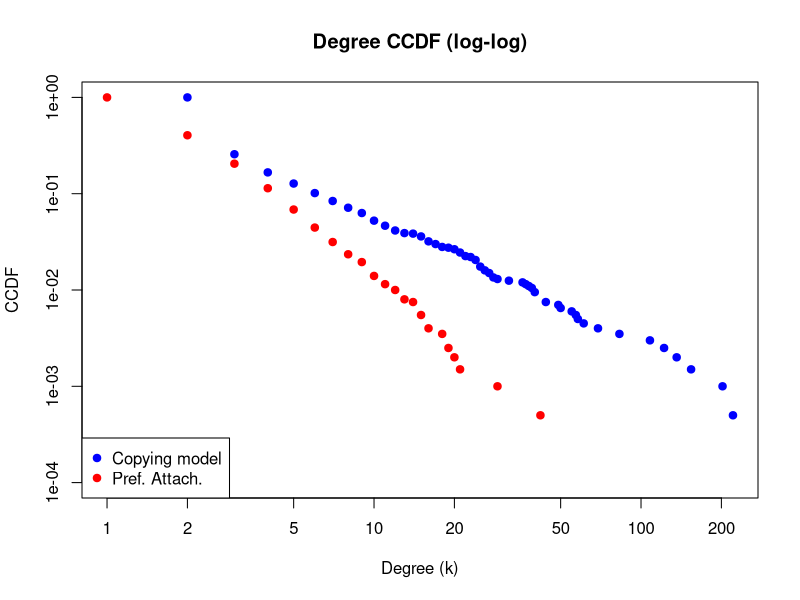

Here is the R script that generated this plot:
# Implement the copying model to grow the graph in http://www.
# networkatlas.eu/exercises/17/4/data.txt to 2, 000 nodes (for
# each incoming node, copy one edge from 2 nodes already present
# in the network). Compare the number of edges and the degree
# distribution exponent with networks generated with the strategies
# from the previous two questions.

library(here)
library(igraph)

# Reading and remapping edge list
edges <- read.table("data.txt", header=FALSE)
nodes <- unique(c(edges$V1, edges$V2))
node_map <- setNames(seq_along(nodes), nodes)
edges_mapped <- as.data.frame(lapply(edges, function(col) node_map[as.character(col)]))
g <- graph_from_edgelist(as.matrix(edges_mapped), directed=FALSE)

# Solution 

# Growing with copying model
set.seed(42)
while (vcount(g) < 2000) {
  new_node <- vcount(g) + 1
  existing_nodes <- sample(1:(new_node-1), 2, replace=FALSE)
  targets <- c()
  for (v in existing_nodes) {
    neighbors_v <- neighbors(g, v)
    if (length(neighbors_v) > 0) {
      tgt <- sample(neighbors_v, 1)
      targets <- c(targets, tgt)
    } else {
      targets <- c(targets, sample(1:(new_node-1), 1))
    }
  }
  g <- add_vertices(g, 1)
  g <- add_edges(g, c(rbind(new_node, targets)))
}

# Preferential attachment
g_pa <- sample_pa(2000, m=1, directed=FALSE)

# Exponent estimation
estimate_exponent <- function(graph) {
  deg <- degree(graph)
  deg_tab <- table(deg)
  deg_vals <- as.numeric(names(deg_tab))
  deg_prob <- as.numeric(deg_tab) / sum(deg_tab)
  ccdf <- rev(cumsum(rev(deg_prob)))
  sel <- deg_vals >= 1
  fit <- lm(log(ccdf[sel]) ~ log(deg_vals[sel]))
  gamma <- -coef(fit)[2] + 1
  list(gamma=gamma, deg_vals=deg_vals, ccdf=ccdf, fit=fit)
}

exp_copy <- estimate_exponent(g)
exp_pa <- estimate_exponent(g_pa)

# Printing the results 

cat("Copying model edges:", ecount(g), "\n")
cat(sprintf("Copying model degree exponent: %.2f\n", exp_copy$gamma))
cat("Pref. attach. model edges:", ecount(g_pa), "\n")
cat(sprintf("Pref. attach. model degree exponent: %.2f\n", exp_pa$gamma))

# Plotting the results
plot(exp_copy$deg_vals, exp_copy$ccdf, log="xy", col="blue", pch=19,
     xlab="Degree (k)", ylab="CCDF", main="Degree CCDF (log-log)",
     xlim=c(1, max(exp_copy$deg_vals, exp_pa$deg_vals)), ylim=c(1e-4, 1))
points(exp_pa$deg_vals, exp_pa$ccdf, col="red", pch=19)
legend("bottomleft", legend=c("Copying model", "Pref. Attach."),
       col=c("blue", "red"), pch=19)